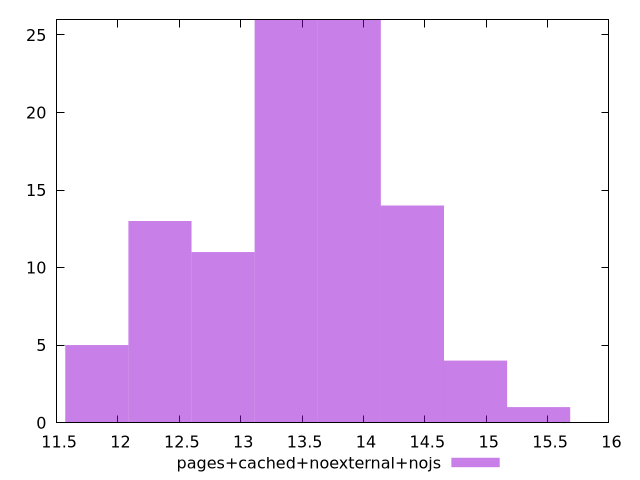

Source code (gnuplot):
$_pagesCachedNoexternalNojs <<EOF
13.370533746174981 26
12.856282448245175 11
14.913287639964402 4
13.884785044104788 26
14.399036342034595 14
12.342031150315368 13
15.427538937894209 1
11.827779852385559 5
EOF
set key outside below
set terminal pngcairo
set output "report_00004_2020-11-02T20-21-41.718Z/bootup-time/pages+cached+noexternal+nojs//raw_hist.png"
set yrange [0:26]
set boxwidth 0.514251297929807
set style fill transparent solid 0.5 noborder
plot $_pagesCachedNoexternalNojs title "pages+cached+noexternal+nojs" with boxes ,
